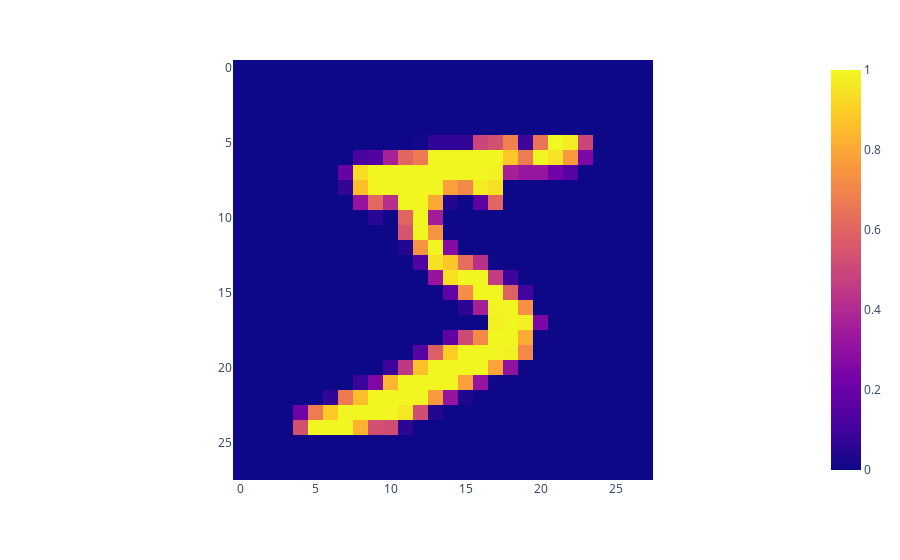

Write notebook code for a chart like this one.
### Code cell
px.imshow(train_dataset[0].reshape(28, 28))

### Figure 1 — Plotly figure (JSON) as saved in the notebook; plotly's stock layout.template omitted (floating-point values rounded to 4 significant figures; data arrays with more than 128 entries replaced by an {"elided": "..."} marker saying what was removed)
{"data": [{"coloraxis": "coloraxis", "hovertemplate": "x: %{x}<br>y: %{y}<br>color: %{z}<extra></extra>", "name": "0", "type": "heatmap", "xaxis": "x", "yaxis": "y", "z": {"elided": "28x28 float values"}}], "layout": {"coloraxis": {"colorscale": [[0, "#0d0887"], [0.1111, "#46039f"], [0.2222, "#7201a8"], [0.3333, "#9c179e"], [0.4444, "#bd3786"], [0.5556, "#d8576b"], [0.6667, "#ed7953"], [0.7778, "#fb9f3a"], [0.8889, "#fdca26"], [1, "#f0f921"]]}, "margin": {"t": 60}, "xaxis": {"anchor": "y", "constrain": "domain", "domain": [0, 1], "scaleanchor": "y"}, "yaxis": {"anchor": "x", "autorange": "reversed", "constrain": "domain", "domain": [0, 1]}}}
